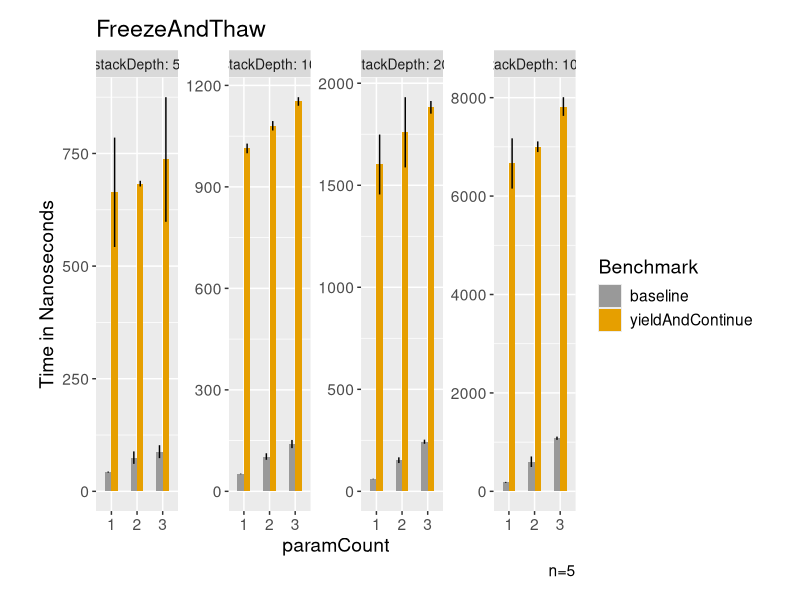
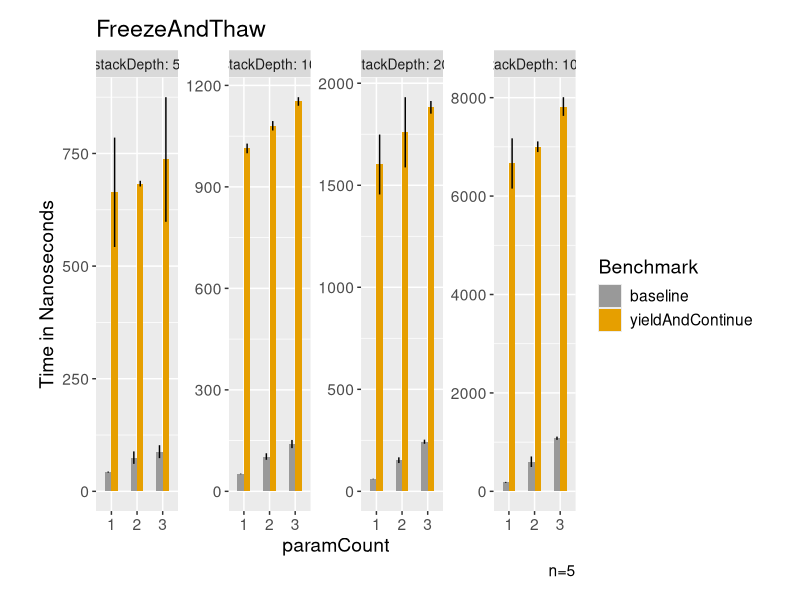

Source code (R) for these figures, in order:
library(ggplot2)
library(plyr)

setwd(dirname(rstudioapi::getActiveDocumentContext()$path))

cbp1 <- c("#999999", "#E69F00", "#56B4E9", "#009E73",
          "#F0E442", "#0072B2", "#D55E00", "#CC79A7")

data <- read.csv("./JMH/CSV/jmh-result.csv")

data <- subset(data,data$Benchmark == "org.openjdk.benchmarks.cont.FreezeAndThaw.baseline" | data$Benchmark == "org.openjdk.benchmarks.cont.FreezeAndThaw.yieldAndContinue")
data <- rename(data,c("Param..stackDepth"="stackDepth"))



g <- ggplot(data, aes(y=Score,x=Param..paramCount,fill=Benchmark)) + 
  geom_bar(stat="identity", width=.5, position = "dodge")  +
  geom_errorbar(aes(ymin=Score-Score.Error..99.9.., ymax=Score+Score.Error..99.9..), width=0,size=0.5,
                position=position_dodge(.5)) + 
  scale_x_discrete(limits=c("1","2","3"))


g <- g + facet_wrap(vars(stackDepth), labeller = "label_both", scales = "free",ncol=4)

g <- g +
  labs(
    title = "FreezeAndThaw",
    x = "paramCount",
    y = "Time in Nanoseconds",
    caption = "n=5")  +
  scale_fill_manual(labels=c("baseline","yieldAndContinue"),values = cbp1) +
  theme(
    text = element_text(size = 14),
    plot.margin = margin(t = 0.5, r = 1, b = 0.5, l = 1, unit = "cm"),
    strip.text.x = element_text(size = 10)
    )

print(g)

ggsave(plot=g,"./JMH/Plots/FreezeAndThaw.png",width=9.17,height=3.5)
